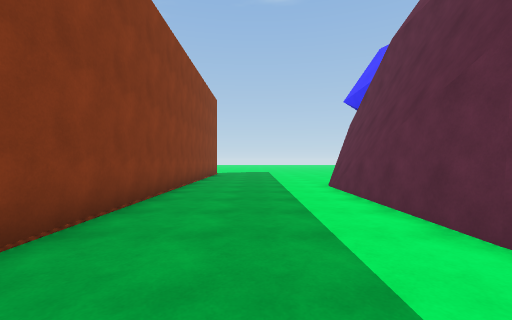
View 1 (above)

22 first-person views from a walk through a 3-D level made in the Unity game engine. The camera is 1.3 m above the floor, looks level and sees 90° across. The floor is counted in squares, 1.8 m on a side. Each view is taken from the middle of a square. On the plan, view 1 faces up. The plan holds only what a view shows up to about 9 squares ahead; the rest is blank. The place goes on beyond the plan. The player character is not drawn.

View 2
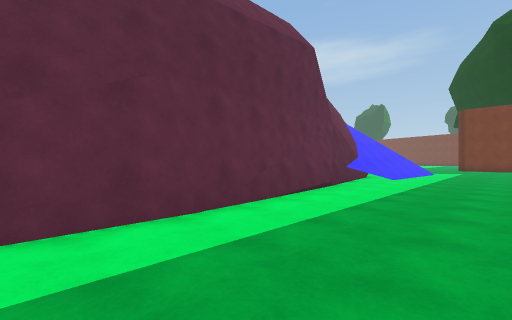

View 3
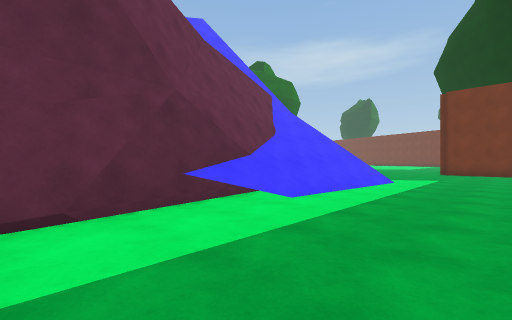

View 4
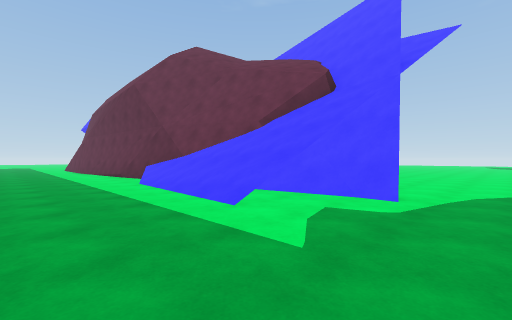

View 5
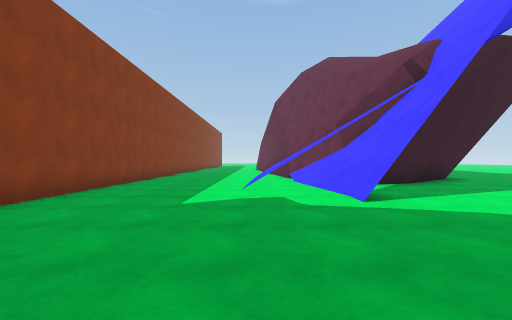

View 6
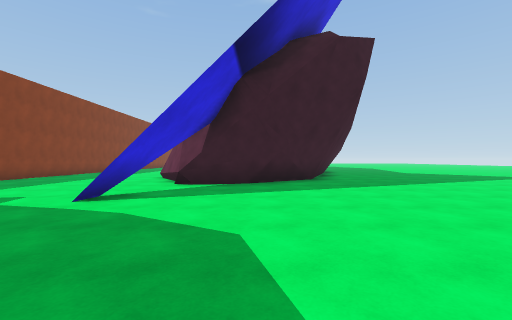

View 7
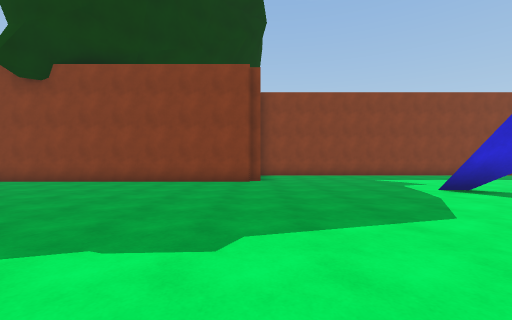

View 8
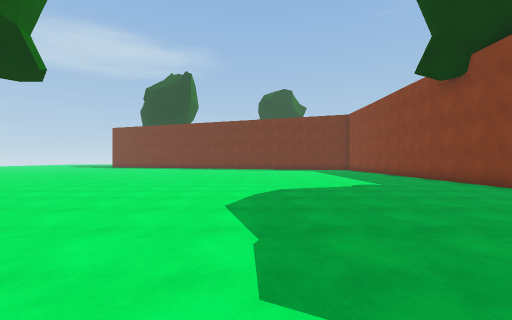

View 9
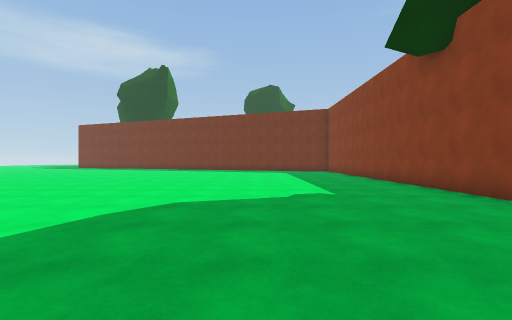

View 10
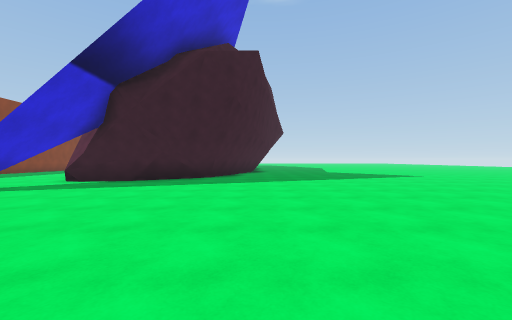

View 11
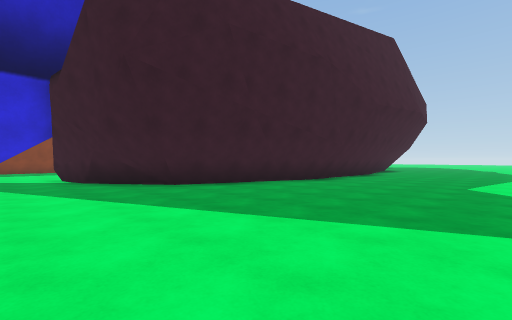

View 12
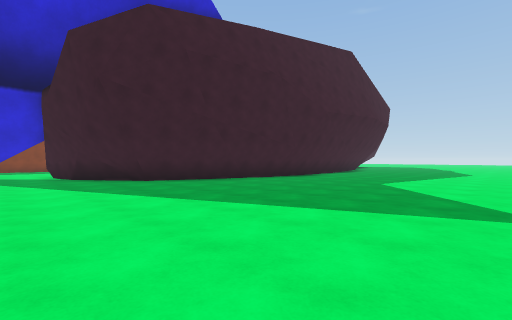

View 13
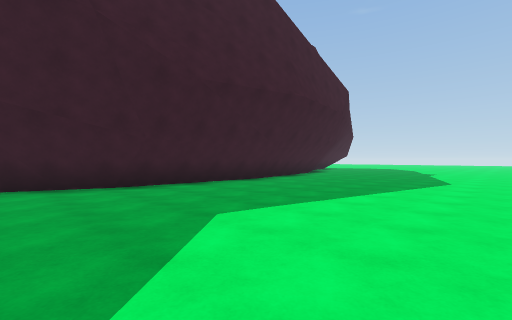

View 14
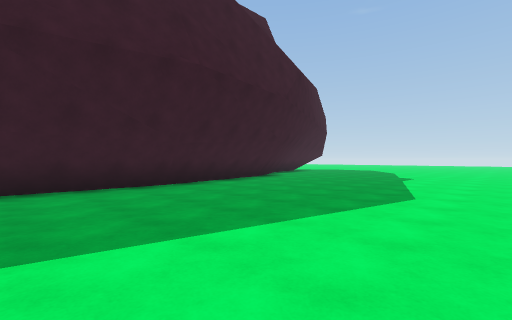

View 15
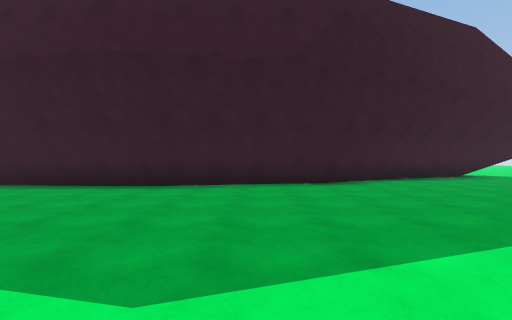

View 16
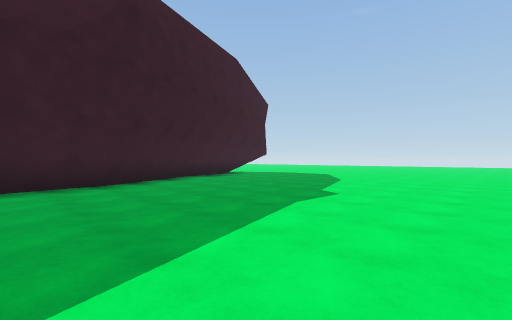

View 17
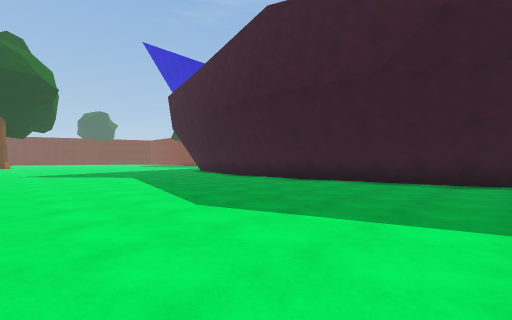

View 18
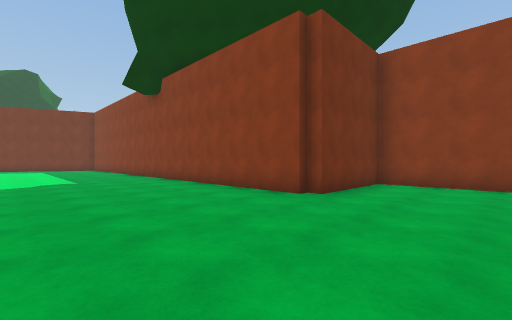

View 19
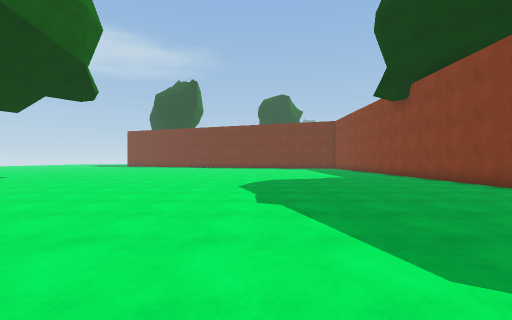

View 20
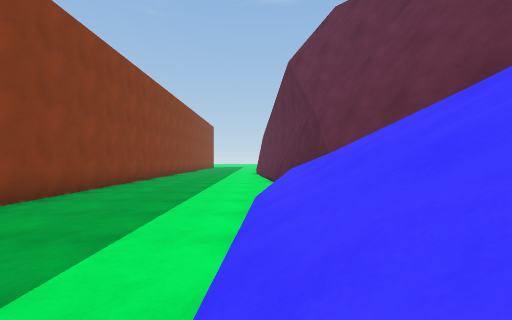

View 21
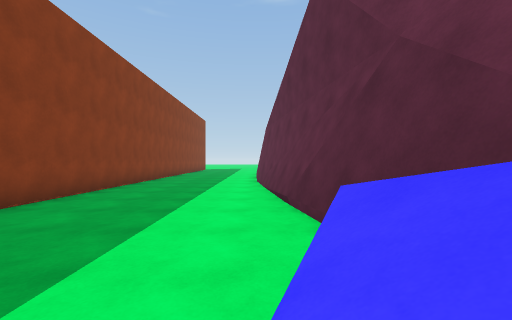

View 22
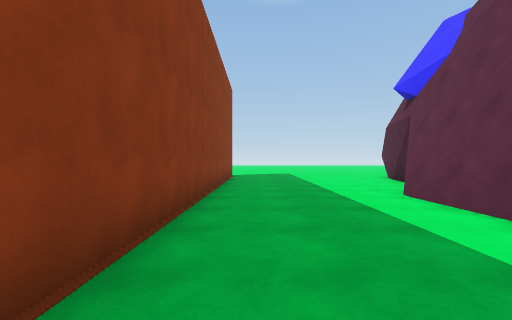

### Floor plan
Points are (right, up) in squares from view 1. A wall is a line through its corners. A room is listed if a view was taken in it or the views show most of it. See-through windows are left out.
Room 1 (views 1, 2, 3, 4, 5, 6, 7, 8, 9, 10, 11, 12, 13, 14, 15, 16, 17, 18, 19, 20, 21, 22)
walls: (9.5, -7.9) (8.3, -8.7); (8.9, -8.1) (8.4, -8.4); (9.2, -7.8) (7.3, -9.3) (5.7, -9.7); (7.8, -9) (5.6, -9.5); (9.1, -7.6) (6.9, -9.3); (5.5, -9.8) (5, -8.4); (5, -9.1) (4.5, -7.3); (4.7, -10.5) (4.6, -12.5) (4.7, -10.4); (4.7, -8.7) (4, -6.4); (4.5, -10.9) (4.4, -12.5); (4.1, -7.7) (3.4, -5.1); (3.4, -5.5) (2.1, 2.3); (3.1, -5.4) (2, 1.5); (1.5, -17.1) (1.5, -27); (11.4, 2.4) (11.3, -2.6) (9.3, -8); (11.5, 2.4) (11.5, -2.7) (10.6, -5); (11.4, 3.2) (11.6, 2.3); (11, 4.3) (11.4, 2.2); (2.1, 2) (2.1, 6.8); (2.2, 4.7) (2.7, 8.3); (8.9, 10.3) (10.7, 6.8); (9.1, 10.5) (11, 6.8); (3.7, 9.8) (3.8, 10.6); (-2.1, 10.2) (-2.1, -16.8) (1.2, -16.8) (1.2, -17.2)
low walls: (4.8, -10.3) (4.8, -10.8); (4.2, -11.4) (4.2, -12.6) (4.3, -11.3); (10.4, -4) (9.1, -7.7) (8.7, -7.9); (10.7, -3.7) (9.2, -7.8); (4, -12.5) (4, -11.6) (3.9, -12.5); (11, 0.3) (10.8, -2.9); (11.1, 2.4) (11.1, -2.7) (10.7, -3.6); (10.6, 5.1) (11.2, 2.3); (10.3, 6) (11, 2.3); (2.1, 5.7) (2.4, 7.8); (9, 9.6) (10.4, 6.9)

Where each view was taken, in squares from view 1:
view 1: 0 up, 0 right, facing up
view 2: 4 up, 1 left, facing down-right
view 3: 2 down, 1 left, facing down-right
view 4: 14 down, 1 left, facing up-right
view 5: 17 down, 2 right, facing up
view 6: 17 down, 7 right, facing up
view 7: 17 down, 10 right, facing left
view 8: 16 down, 8 right, facing down
view 9: 18 down, 6 right, facing down
view 10: 18 down, 11 right, facing up
view 11: 11 down, 16 right, facing up-left
view 12: 11 down, 18 right, facing up-left
view 13: 5 down, 18 right, facing up-left
view 14: 1 down, 18 right, facing up-left
view 15: 5 up, 18 right, facing left
view 16: 5 up, 18 right, facing up-left
view 17: 8 up, 19 right, facing down-left
view 18: 14 down, 6 right, facing down-left
view 19: 13 down, 8 right, facing down
view 20: 11 down, 2 right, facing up
view 21: 7 down, 2 right, facing up
view 22: 2 up, 1 left, facing up
